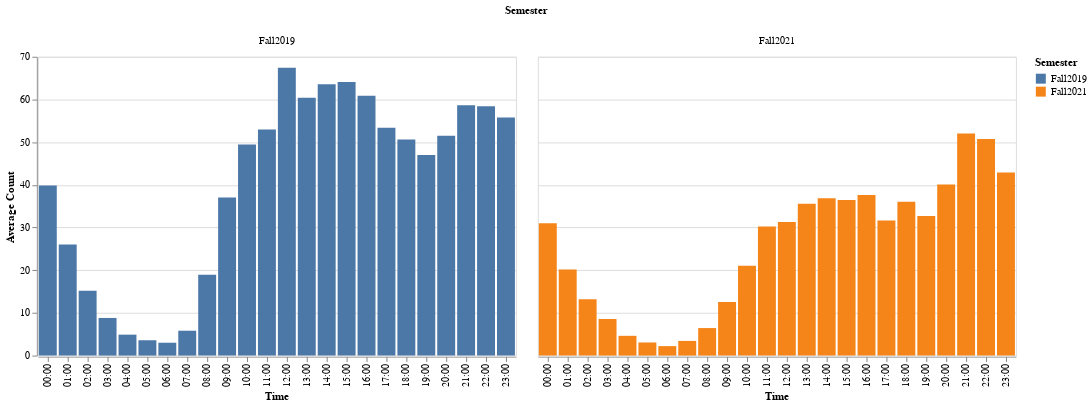

Here is the notebook cell this chart was saved with:
### Markdown cell above
Altair limtis the dataset row number to only 5000 more info here: [MaxRowError](https://altair-viz.github.io/user_guide/faq.html)

So, i used a subset of the total data in our dataframe (i.e., table)
df.sample(5000)

### Code cell
hist = alt.Chart(df.sample(5000)).mark_bar().encode(
    alt.X("Time:O"),
    alt.Y("mean(Count):Q", title='Average Count'),
    alt.Color('Semester:N'),
    column='Semester:N',
    tooltip=['mean(Count)','Semester','Time']
)
hist

### Figure 1 — Vega-Lite specification as saved in the notebook (floating-point values rounded to 4 significant figures; data arrays with more than 128 entries replaced by an {"elided": "..."} marker saying what was removed)
{"config": {"view": {"continuousWidth": 400, "continuousHeight": 300}}, "data": {"name": "data-41538da769e8c0b8a65d3700adec9e55"}, "mark": "bar", "encoding": {"color": {"type": "nominal", "field": "Semester"}, "column": {"type": "nominal", "field": "Semester"}, "tooltip": [{"type": "nominal", "aggregate": "mean", "field": "Count"}, {"type": "nominal", "field": "Semester"}, {"type": "nominal", "field": "Time"}], "x": {"type": "ordinal", "field": "Time"}, "y": {"type": "quantitative", "aggregate": "mean", "field": "Count", "title": "Average Count"}}, "$schema": "https://vega.github.io/schema/vega-lite/v4.8.1.json", "datasets": {"data-41538da769e8c0b8a65d3700adec9e55": {"elided": "5000 records"}}}
